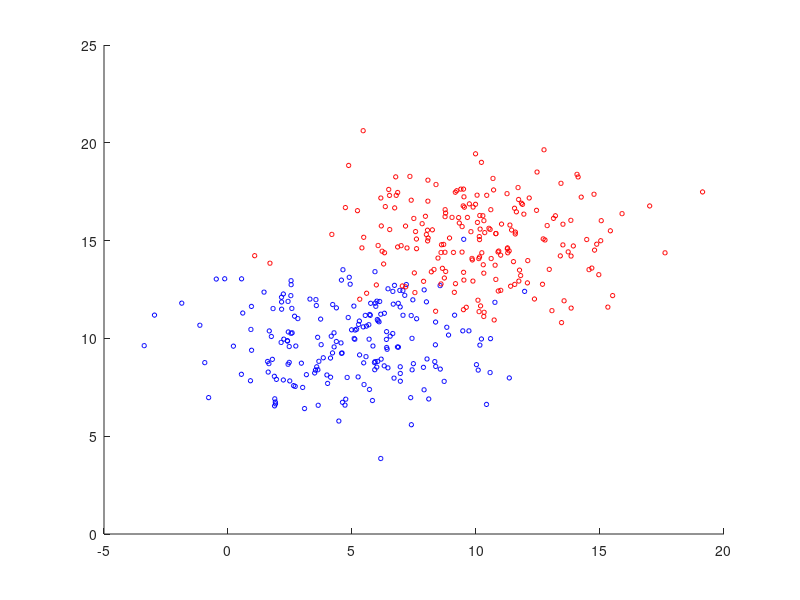

MATLAB code for this plot: (Note: this script raises an error after producing the figure.)
clear all;
close all;

MU1 = [5 10];
SIGMA1 = [8 0; 0 4];
MU2 = [10 15];
SIGMA2 = [8 0; 0 4];
X1 = mvnrnd(MU1,SIGMA1,200);
X2 = mvnrnd(MU2,SIGMA2,200);

SIGMA1 = cov(X1);
SIGMA2 = cov(X2);

range1 = [-5:0.1:20]
range2 = [-5:0.1:20]

figure;
hold on;

scatter(X1(:,1), X1(:,2), 10, 'b');
scatter(X2(:,1), X2(:,2), 10, 'r');

[a_vectors, a_values] = eigs(SIGMA1)
[b_vectors, b_values] = eigs(SIGMA2)

a_theta = atan2(a_vectors(2,1), a_vectors(1,1));
plot_ellipse(MU1(1), MU1(2), a_theta, sqrt(a_values(1,1)), sqrt(a_values(2,2)));

b_theta = atan2(b_vectors(2,1), b_vectors(1,1));
plot_ellipse(MU2(1), MU2(2), b_theta, sqrt(b_values(1,1)),sqrt(b_values(2,2)));

map_1 = MAP([MU1; MU2], range1, range2, cat(3,SIGMA1,SIGMA2), [0.5 0.5]);
contour(range1, range2, map_1', [1 1], '--b');
hold on;
micd_1 = MICD([MU1; MU2], range1, range2, cat(3,SIGMA1,SIGMA2));
contour(range1, range2, micd_1', [1 1], '--g');
hold on;
med_1 = MED([MU1; MU2], range1, range2);
contour(range1, range2, med_1', [1 1], '--r');
hold on;
